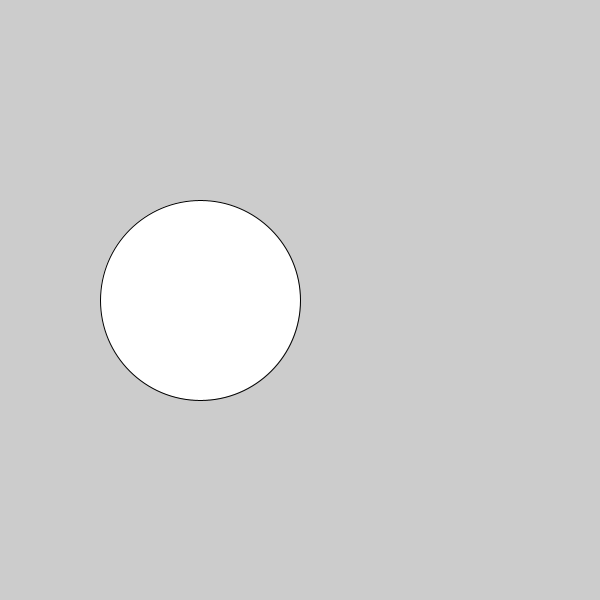
Frame 1 (no input)
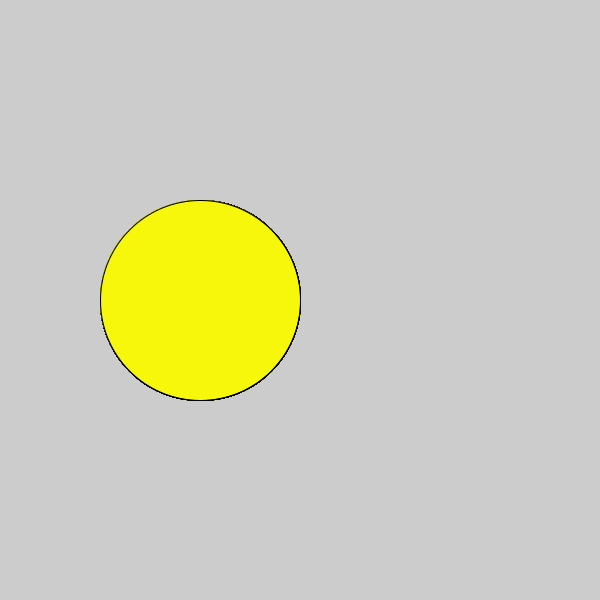
Frame 60 (the mouse pressed at the canvas centre just before this capture)
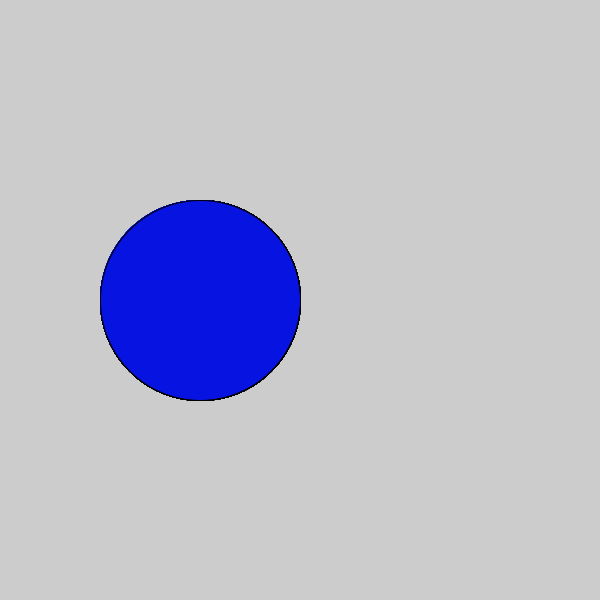
Frame 120 (the mouse held since frame 60 and released just before this capture)

The Processing sketch that drew these frames (run headless with seeded random() and noise(); from frame 60 on, the mouse is pressed at the canvas centre):

// Processing sketch: c_LogicalDot
// ── c_LogicalDot.pde

void setup() {
  
// 1. Set the size of the sketch. Make it 600 pixels square. 
  size(600,600);

}

void draw() {
  
// 2. Draw an ellipse
// Run the program to make sure it works before moving on.
ellipse(200,300,200,200);

// 3. Change the color of the ellipse when the mouse is pressed.
//    Use the following code, but put your colors where indicated
//    Remember to use the   fill()  command to set colors.

 
   //  put one color here 
  if (mousePressed){
    fill(#0713E0);
}
  
   
 else{
 fill(#F7F70C);}
  
  
  
}
